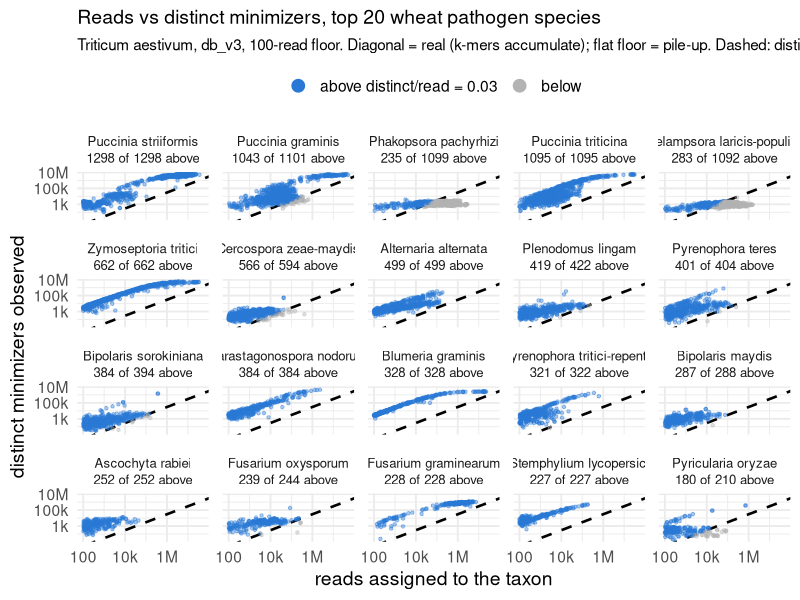

Here is the R script that generated this plot:
# complexity_species.R — reads vs distinct minimizers, one panel per species.
#
# The pooled genus scatter mixed species with different genome sizes, so the clouds
# overlapped. Per species the relationship is clean: a genuinely present organism rides
# the diagonal (distinct k-mers grow with reads), a pile-up sits on a flat floor
# (distinct pinned while reads climb). The dashed guide is distinct/read = 0.03, the
# bimodal valley from complexity.png. Denominator-free, so genome size does not distort
# the comparison across panels.
#
# Top 20 wheat pathogen species by detection count.
# Input: kraken/assign/figures/complexity_species.tsv   Output: complexity_species.png

library(ggplot2)

d <- read.delim("kraken/assign/figures/complexity_species.tsv", sep = "\t", check.names = FALSE)
THRESH <- 0.03

# order panels by detection count, and count what clears the guide per species
ord <- names(sort(table(d$taxon), decreasing = TRUE))
above <- tapply(d$distinct / d$reads >= THRESH, d$taxon, sum)
n_tot <- table(d$taxon)
lab <- setNames(sprintf("%s\n%d of %d above", ord,
                        as.integer(above[ord]), as.integer(n_tot[ord])), ord)
d$panel <- factor(d$taxon, levels = ord, labels = lab[ord])
d$side <- ifelse(d$distinct / d$reads >= THRESH, "above", "below")

p <- ggplot(d, aes(reads, distinct, colour = side)) +
  geom_abline(slope = 1, intercept = log10(THRESH),
              linetype = "dashed", linewidth = 0.9, colour = "black") +
  geom_point(size = 0.9, alpha = 0.4) +
  facet_wrap(~panel, ncol = 5) +
  scale_x_log10(breaks = 10^c(2,4,6), labels = c("100","10k","1M")) +
  scale_y_log10(breaks = 10^c(1,3,5,7), labels = c("10","1k","100k","10M")) +
  scale_colour_manual(values = c(above = "#2a78d6", below = "grey70"),
                      name = NULL, labels = c("above distinct/read = 0.03", "below")) +
  guides(colour = guide_legend(override.aes = list(size = 4, alpha = 1))) +
  labs(x = "reads assigned to the taxon", y = "distinct minimizers observed",
       title = "Reads vs distinct minimizers, top 20 wheat pathogen species",
       subtitle = paste("Triticum aestivum, db_v3, 100-read floor. Diagonal =",
                        "real (k-mers accumulate); flat floor = pile-up.",
                        "Dashed: distinct/read = 0.03.")) +
  theme_minimal(base_size = 14) +
  theme(panel.background = element_rect(fill = "white", colour = NA),
        plot.background = element_rect(fill = "white", colour = NA),
        strip.text = element_text(size = 9.5, lineheight = 1.05),
        panel.spacing = unit(0.7, "lines"),
        legend.position = "top",
        plot.title = element_text(size = 14),
        plot.subtitle = element_text(size = 11))

ggsave("kraken/assign/figures/complexity_species.png", p, width = 15, height = 8.5,
       dpi = 300, bg = "white", device = ragg::agg_png)
cat("wrote kraken/assign/figures/complexity_species.png\n")
